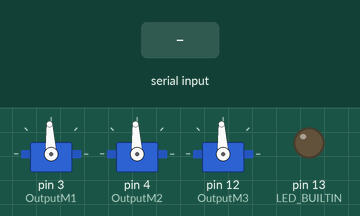
Recording of a sketch running on a simulated Arduino Leonardo, built with avr-gcc and run on an emulated ATmega32U4. Shown: 3 × servo, output pins drawn as LEDs (lit = HIGH). The inputs (shaded band) are chosen by the test bench.

Above: at 1.7 s.
1.8 s: "90,45,200\n" received over the second serial link
At 3.7 s:
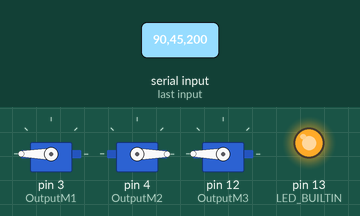
4.3 s: "30,150,10\n" received over the second serial link
At 5.6 s:
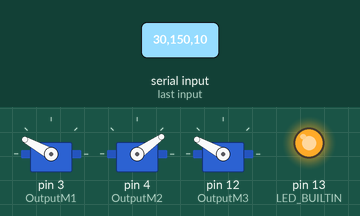
6.8 s: "5\n" received over the second serial link
At 8.5 s:
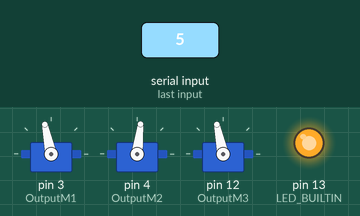
9.3 s: "1,90\n" received over the second serial link
At 11.5 s:
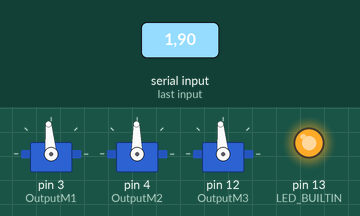
11.8 s: "R" received over the second serial link
At 13.4 s:
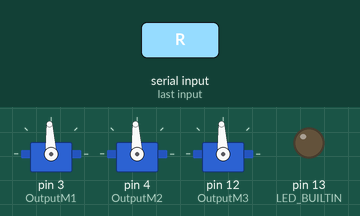
14.3 s: "90,45\n" received over the second serial link
At 16.7 s:
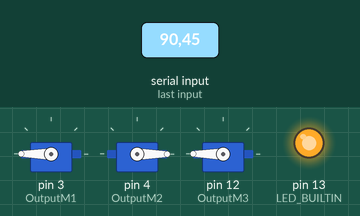
Timing chart, 0 to 17.8 s (numbered marks = the images above; inputs shaded):
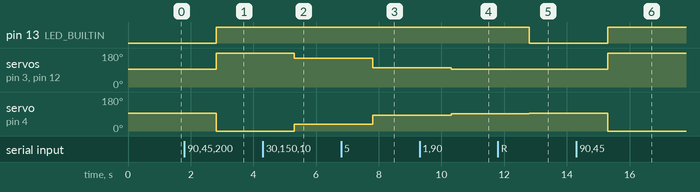

Measured:
- after the input at 1.8 s, pin 13 (LED_BUILTIN): LOW → HIGH after 1.0 s; servo on pin 3 (OutputM1), servo on pin 12 (OutputM3): 93° → 180° after 1.0 s; servo on pin 4 (OutputM2): 93° → 0° after 1.0 s
- after the input at 4.3 s, servo on pin 3 (OutputM1), servo on pin 12 (OutputM3): 180° → 151° after 1.0 s; servo on pin 4 (OutputM2): 0° → 35° after 1.0 s
- after the input at 6.8 s, servo on pin 3 (OutputM1), servo on pin 12 (OutputM3): 151° → 102° after 1.0 s; servo on pin 4 (OutputM2): 35° → 83° after 1.0 s
- after the input at 9.3 s, servo on pin 3 (OutputM1), servo on pin 12 (OutputM3): 102° → 95° after 1.0 s; servo on pin 4 (OutputM2): 83° → 91° after 1.0 s
- after the input at 11.8 s, pin 13 (LED_BUILTIN): HIGH → LOW after 1.0 s; servo on pin 3 (OutputM1), servo on pin 12 (OutputM3): 95° → 93° after 1.0 s; servo on pin 4 (OutputM2): 91° → 93° after 1.0 s
- after the input at 14.3 s, pin 13 (LED_BUILTIN): LOW → HIGH after 1.0 s; servo on pin 3 (OutputM1), servo on pin 12 (OutputM3): 93° → 180° after 1.0 s; servo on pin 4 (OutputM2): 93° → 0° after 1.0 s

The sketch:

EDD_final_Receiver.ino
```cpp
#include "Servo.h"
#include <Wire.h>


char joy[15];

 const int MaxPower = 2000;
 const int MaxRevPower = 1000;

 const int MaxFourPower = 2000;
 const int MaxFourRevPower = 1000;


String  FBSpeed;
String VertSpeed;
String TurnSpeed;

int  fbSpeed;
int turnSpeed;
int vertSpeed;


String Joystick;
String message;

Servo OutputM1;
Servo OutputM2;
Servo OutputM3;
Servo OutputM4;


int speed01;
int speed02;
int speed07;
int speed08;
int speed09;
int speed10;


boolean fourMotors;
boolean twoMotors;
boolean vertMotors;


void setup() {
  Serial1.begin(9600);
  fourMotors = false;
  twoMotors = false;
  pinMode(LED_BUILTIN, OUTPUT);

  OutputM1.attach(3);
  OutputM2.attach(4);
  OutputM3.attach(5);
  OutputM3.attach(12);


  OutputM1.writeMicroseconds(1500);
  OutputM2.writeMicroseconds(1500);
  OutputM3.writeMicroseconds(1500);
  OutputM4.writeMicroseconds(1500);


    speed01 = 1500;
    speed02 = 1500;
    speed07 = 1500;
    speed08 = 1500;
    speed09 = 1500;
    speed10 = 1500;
    delay(500);
}

void loop() {


  Serial1.readBytes(joy,15);
  Joystick = String(joy);

  FBSpeed = Joystick.substring((Joystick.indexOf("R") + 1), Joystick.indexOf("F"));
  TurnSpeed = Joystick.substring((Joystick.indexOf("F") + 1), Joystick.indexOf("U"));
  VertSpeed = Joystick.substring((Joystick.indexOf("U") + 1), Joystick.length());


  fbSpeed = FBSpeed.toInt();
  turnSpeed = TurnSpeed.toInt();
  vertSpeed = VertSpeed.toInt();


   if((fbSpeed == 0) and (turnSpeed == 0)){
      fourMotors = false;
      twoMotors = false;
      OutputM1.writeMicroseconds(1500);
      OutputM2.writeMicroseconds(1500);

    }

   if( vertSpeed == 0){
      vertMotors = false;
      fourMotors = false;
      OutputM3.writeMicroseconds(1500);
      OutputM4.writeMicroseconds(1500);
   }


   if (vertSpeed > 0) { //Up
       vertMotors = true;
       if(fourMotors == false){
          speed08= map( vertSpeed, 0, 25, 1500, MaxPower);
          OutputM3.writeMicroseconds(speed08);
          OutputM4.writeMicroseconds(speed08);
       }

       if(fourMotors == true){
          speed08= map( vertSpeed, 0, 25, 1500, MaxFourPower);
          OutputM3.writeMicroseconds(speed08);
          OutputM4.writeMicroseconds(speed08);
       }

  }

  if (vertSpeed < 0) { //Down
     vertMotors = true;
     vertSpeed = abs(vertSpeed);
     if( fourMotors == false){
        speed10 = map(vertSpeed,0, 25, 1500, MaxRevPower);
        OutputM3.writeMicroseconds(speed10);
        OutputM4.writeMicroseconds(speed10);
     }

     if( fourMotors == true){
        speed10 = map(vertSpeed,0, 25, 1500, MaxFourRevPower);
        OutputM3.writeMicroseconds(speed10);
        OutputM4.writeMicroseconds(speed10);
     }

  }

   if (fbSpeed > 0) { //Forwards
          twoMotors = true;
     if( fourMotors == false){
          speed07 = map(fbSpeed, 0, 25, 1500, MaxPower);
          OutputM1.writeMicroseconds(speed07);
          OutputM2.writeMicroseconds(speed07);
     }
     if( fourMotors == true){
          speed07 = map(fbSpeed, 0, 25, 1500, MaxFourPower);
          OutputM1.writeMicroseconds(speed07);
          OutputM2.writeMicroseconds(speed07);
     }

  }

  if (fbSpeed < 0) { //Backwards
          twoMotors = true;
          if(fourMotors == false){
            fbSpeed = abs(fbSpeed);
            speed09 = map(fbSpeed, 0, 25, 1500, MaxRevPower);
            OutputM1.writeMicroseconds(speed09);
            OutputM2.writeMicroseconds(speed09);
          }
            if(fourMotors == false){
              fbSpeed = abs(fbSpeed);
              speed09 = map(fbSpeed, 0, 25, 1500, MaxFourRevPower);
              OutputM1.writeMicroseconds(speed09);
              OutputM2.writeMicroseconds(speed09);
          }

  }

 if (turnSpeed > 0) { // Turn Right
        twoMotors = true;
        if( fourMotors == false){
          speed01 = map(turnSpeed, 0, 25, 1500, MaxPower);
          speed02 = map(turnSpeed, 0, 25, 1500, MaxRevPower);
          OutputM1.writeMicroseconds(speed01);
          OutputM2.writeMicroseconds(speed02);
        }

        if( fourMotors == true){
          speed01 = map(turnSpeed, 0, 25, 1500, MaxFourPower);
          speed02 = map(turnSpeed, 0, 25, 1500, MaxFourRevPower);
          OutputM1.writeMicroseconds(speed01);
          OutputM2.writeMicroseconds(speed02);
        }


  }

   if (turnSpeed < 0) { // Turn Left
    twoMotors = true;
    turnSpeed = abs(turnSpeed);
    if( fourMotors == false){
        speed01 = map(turnSpeed, 0, 25, 1500, MaxPower);
        speed02 = map(turnSpeed, 0, 25, 1500, MaxRevPower);
        OutputM1.writeMicroseconds(speed02);
        OutputM2.writeMicroseconds(speed01);
    }

    if( fourMotors == true){
        speed01 = map(turnSpeed, 0, 25, 1500, MaxFourPower);
        speed02 = map(turnSpeed, 0, 25, 1500, MaxFourRevPower);
        OutputM1.writeMicroseconds(speed02);
        OutputM2.writeMicroseconds(speed01);
    }


  }

  if(twoMotors == true and vertMotors == true){
    fourMotors = true;

  }
  if ((fbSpeed == 0) and (turnSpeed == 0) and (vertSpeed  == 0)  ){
    twoMotors = false;
    vertMotors = false;
    OutputM1.writeMicroseconds(1500);
    OutputM2.writeMicroseconds(1500);
    OutputM3.writeMicroseconds(1500);
    OutputM4.writeMicroseconds(1500);
    speed01 = 1500;
    speed02 = 1500;
    speed07 = 1500;
    speed08 = 1500;
    speed09 = 1500;
    speed10 = 1500;
   }

if (twoMotors == true or vertMotors == true){
    digitalWrite(LED_BUILTIN, HIGH);
  }

if (twoMotors == false and vertMotors == false){
    digitalWrite(LED_BUILTIN, LOW);
  }

  }
```
